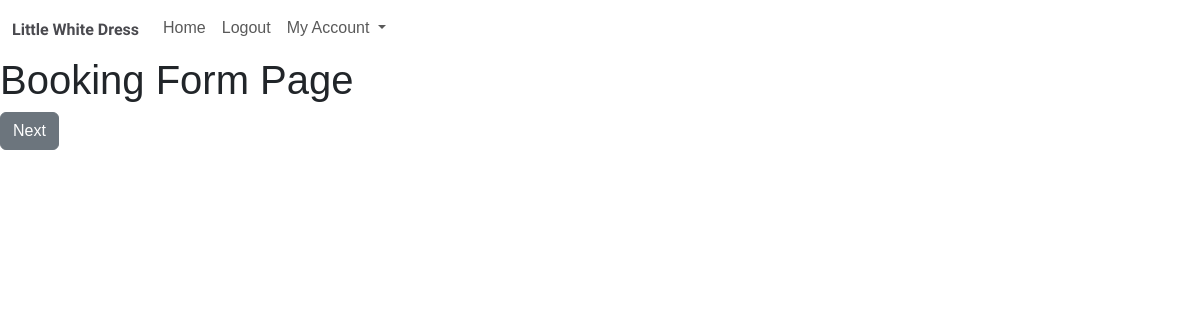
Before: /appointments/12/booking_form/ (signed in) with the older database file.
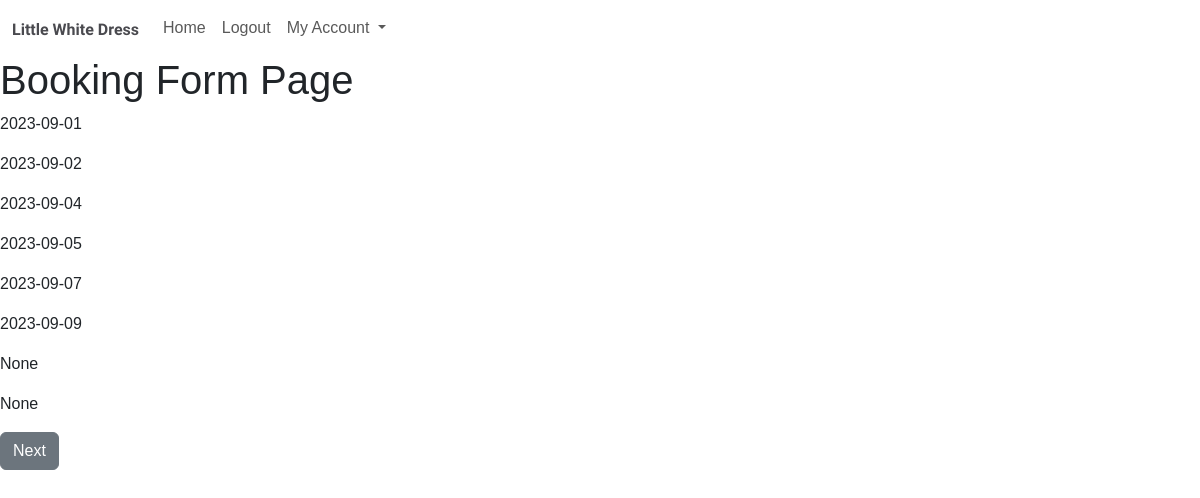
After: the same page with the newer database file.
### appointments/models.py (models this page shows, shortened)
class AvailableDate(models.Model):
    date = models.DateField(auto_now=False)
    available = models.BooleanField(default=False)
    test_text = models.CharField(default='This is from the model', max_length=100)
    @property
    def get_available_dates(self):
        if self.available == True:
            return str(self.date)

### appointments/views.py (the view, shortened to what this page needs)
# urls.py: path('<int:pk>/booking_form/', views.DisplayAvailableDates.as_view(), name='booking_form'),
class DisplayAvailableDates(generic.ListView):
    model = AvailableDate
    template_name = 'booking_form.html'
    def get_context_data(self, *args, **kwargs):
        context = super(DisplayAvailableDates, self).get_context_data(*args, **kwargs)
        profile_user = get_object_or_404(Customer, id=self.kwargs['pk'])
        context['profile_user'] = profile_user
        return context

### appointments/templates/booking_form.html
{% extends 'base.html' %}
{% block content %}
{% if user.is_authenticated %}
    <div class="body-content">
        <h1>Booking Form Page</h1>
        <div>
            {% for date in availabledate_list %}
                <p>{{ date.get_available_dates }}</p>
            {% endfor %}
        </div>
        <button class="btn btn-secondary">Next</button>
    </div>
{% else %}
    You are not able to do this. Please <a href="{% url 'login' %}">Login</a>.
{% endif %}
{% endblock %}

### products/templates/base.html (shortened to what this page needs)
{% load static %}
<!DOCTYPE html>
<html lang="en">
<head>
    <link href="https://cdn.jsdelivr.net/npm/bootstrap@5.3.0/dist/css/bootstrap.min.css" rel="stylesheet"
>
    <link rel="stylesheet" href="{% static 'css/style.css' %}">
</head>
<body>
    <nav class="navbar navbar-expand-lg navbar-light">
        <div class="container-fluid">
            <a class="navbar-brand" href="{% url 'home' %}"><span class="brand">Little White Dress</span></a>
            <div class="collapse navbar-collapse" id="navbarText">
                <ul class="navbar-nav me-auto mb-2 mb-lg-0">
                    <li class="nav-item">
                        <a class="nav-link" aria-current="page" href="{% url 'home' %}">Home</a>
                    </li>
                    {% if user.is_authenticated %}
                        <li class="nav-item">
                            <a class="nav-link" href="{% url 'logout' %}">Logout</a>
                        </li>
                        <li class="nav-item dropdown">
                            <a class="nav-link dropdown-toggle" href="#" role="button" data-bs-toggle="dropdown" aria-expanded="false">
                            My Account
                            </a>
                        </li>
                    {% endif %}
                </ul>
            </div>
        </div>
    </nav>
    {% block content %}
    {% endblock %}
    <footer class="footer mt-auto py-3 dark-bg">
    </footer>
</body>
</html>

### static/css/style.css (style rules this page uses)
body { font-family: "Crimson Text", sans-serif; }
.body-content, .navbar { max-width: 1400px; margin: auto; }
button { border: none; border-radius: 20px; background-color: #EFEFEF; font-family: "Crimson Text", sans-serif; padding: 5px 8px; margin-bottom: 8px; }
.brand { font-family: "Julius Sans One", sans-serif; font-size: 2vh; font-weight: 700; color: #4A4A4F; }
.navbar { --bs-navbar-toggler-padding-x: 0.50rem; --bs-navbar-toggler-font-size: 1rem; }

Changed rows visible on the page:
added AvailableDate: get_available_dates "2023-09-01"
added AvailableDate: get_available_dates "2023-09-02"
added AvailableDate: get_available_dates "2023-09-04"
added AvailableDate: get_available_dates "2023-09-05"
added AvailableDate: get_available_dates "2023-09-07"
added AvailableDate: get_available_dates "2023-09-09"
added AvailableDate: get_available_dates "None"
added AvailableDate: get_available_dates "None"
